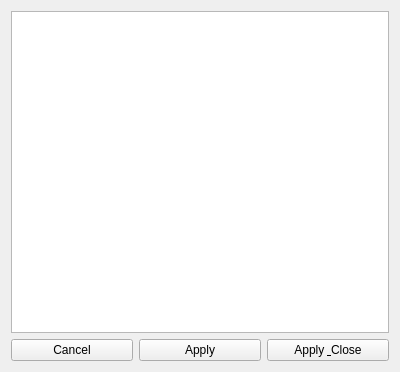
<?xml version="1.0" encoding="UTF-8"?>
<ui version="4.0">
 <class>FxScriptWidget</class>
 <widget class="QWidget" name="FxScriptWidget">
  <property name="geometry">
   <rect>
    <x>0</x>
    <y>0</y>
    <width>400</width>
    <height>372</height>
   </rect>
  </property>
  <property name="windowTitle">
   <string>ScriptEditor</string>
  </property>
  <property name="windowIcon">
   <iconset resource="../gfx_ressource.qrc">
    <normaloff>:/gfx/icons/script.png</normaloff>:/gfx/icons/script.png</iconset>
  </property>
  <layout class="QVBoxLayout" name="verticalLayout">
   <item>
    <widget class="ScriptEditWidget" name="scriptEdit"/>
   </item>
   <item>
    <layout class="QHBoxLayout" name="horizontalLayout">
     <item>
      <widget class="QPushButton" name="cancelButton">
       <property name="text">
        <string>Cancel</string>
       </property>
      </widget>
     </item>
     <item>
      <widget class="QPushButton" name="applyButton">
       <property name="text">
        <string>Apply</string>
       </property>
      </widget>
     </item>
     <item>
      <widget class="QPushButton" name="applyCloseButton">
       <property name="text">
        <string>Apply &amp; Close</string>
       </property>
      </widget>
     </item>
    </layout>
   </item>
  </layout>
 </widget>
 <customwidgets>
  <customwidget>
   <class>ScriptEditWidget</class>
   <extends>QTextEdit</extends>
   <header>widgets/scripteditwidget.h</header>
  </customwidget>
 </customwidgets>
 <resources>
  <include location="../gfx_ressource.qrc"/>
 </resources>
 <connections/>
</ui>
